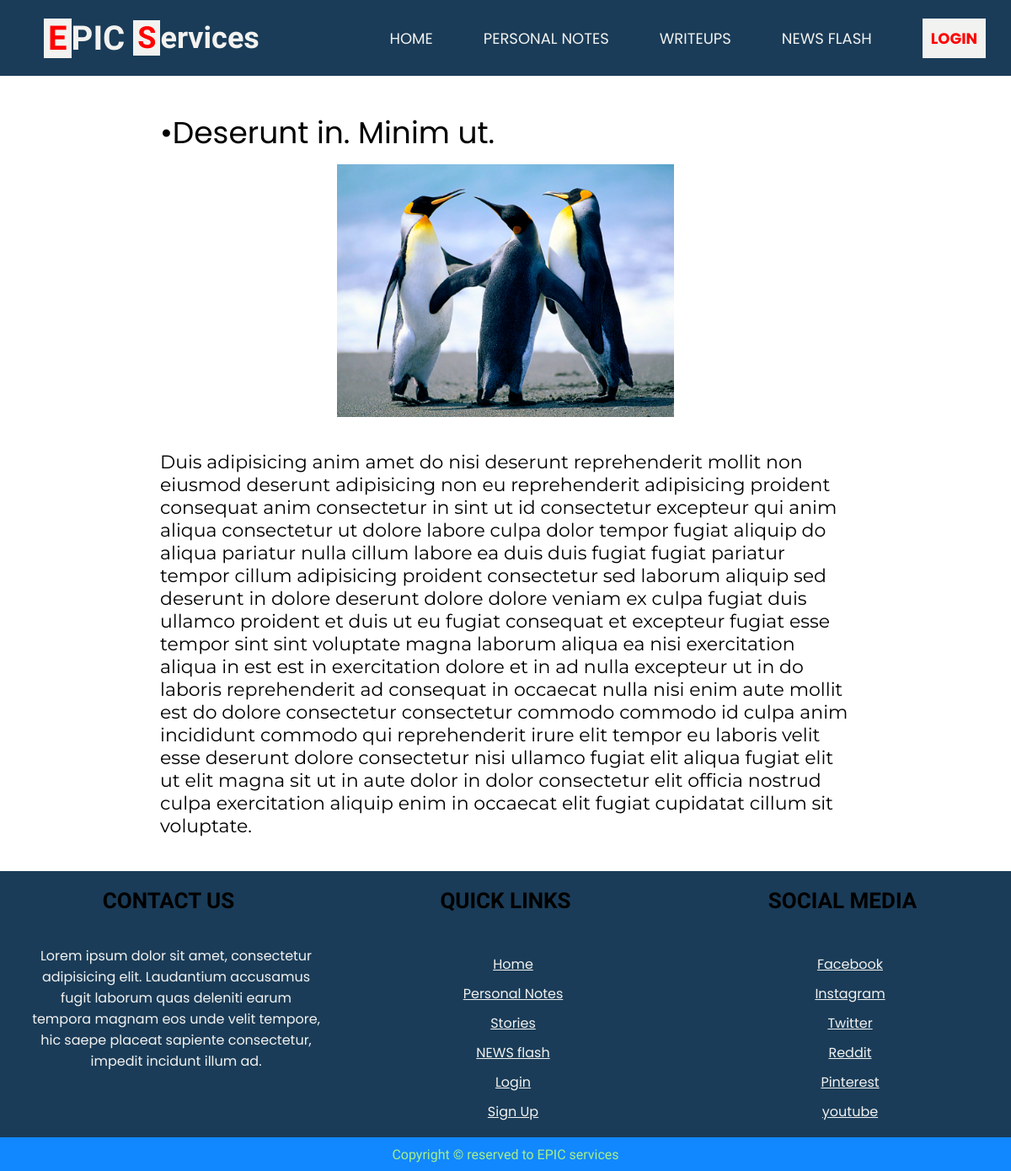
The app's page /news/open.php?newsid=1 with its own data.
### tables this page shows
CREATE TABLE `news` (
  `newsid` int(11) NOT NULL,
  `newstitle` text,
  `newsdata` text,
  `newstags` text,
  `thumbnail` text,
  `dttm` date DEFAULT NULL
);

### news/open.php (the view, shortened to what this page needs)
<?php
	include("../public/top.php");
?>
<!DOCTYPE html>
<html lang="en">
<head>
	<link rel="stylesheet" href="styles/open.css">
</head>
<body>
	<section id="openContainer">
		<?php
			include '../public/header.php';
		?>
		<?php
			if (isset($_GET['newsid'])){
				$newsid = $_GET['newsid'];
				$opennewsquery = "select * from news where newsid = $newsid";
				$res = mysqli_query($conn, $opennewsquery);
				$row = mysqli_fetch_array($res);
				$thumbnail = $row['thumbnail'];
				$title = $row['newstitle'];
				$data = $row['newsdata'];
			} else {
				echo "<script>window.location.href = 'index.php';</script>";
			}
		?>
		<section class="open-container">
			<section class="open-title">&bull;<?= $title ?></section>
			<section class="thumbnail"><img src="thumbnails/<?= $thumbnail ?>"></section>
			<section class="open-main">
				<?= $data ?>
			</section>
		</section>
		<?php
			include '../public/footer.php';
		?>
	</section>
</body>
</html>

### news/styles/open.css (style rules this page uses)
#openContainer { display: none; width: 100%; }
.open-container { width: 70%; min-height: 400px; margin-top: 30px; margin-bottom: 30px; margin-left: 15%; }
.open-title { font-size: 36px; padding: 10px; width: calc(100%-20px); font-family: 'Poppins', sans-serif; }
.open-main { font-size: 22px; padding: 10px; width: calc(100%-20px); font-family: 'Montserrat', sans-serif; }
.thumbnail { display: flex; justify-content: center; align-items: center; margin-bottom: 30px; }
.thumbnail img { max-width: 100%; max-height: 300px; }

### public/styles/header.css (style rules this page uses)
body { margin: 0; padding: 0; }

### records on screen
news: newstitle "Deserunt in. Minim ut.", thumbnail (picture), newsdata "Duis adipisicing anim amet do nisi deserunt reprehenderit mollit non eiusmod deserunt adipisicing non eu reprehenderit adipisicing proident consequat anim consectetur in sint ut id consectetur excepteur qui anim aliqua consectetur ut dolore labore culpa dolor tempor fugiat aliquip do aliqua pariatur nulla cillum labore ea duis duis fugiat fugiat pariatur tempor cillum adipisicing proident consectetur sed laborum aliquip sed deserunt in dolore deserunt dolore dolore veniam ex culpa fugiat duis ullamco proident et duis ut eu fugiat consequat et excepteur fugiat esse tempor sint sint voluptate magna laborum aliqua ea nisi exercitation aliqua in est est in exercitation dolore et in ad nulla…"
